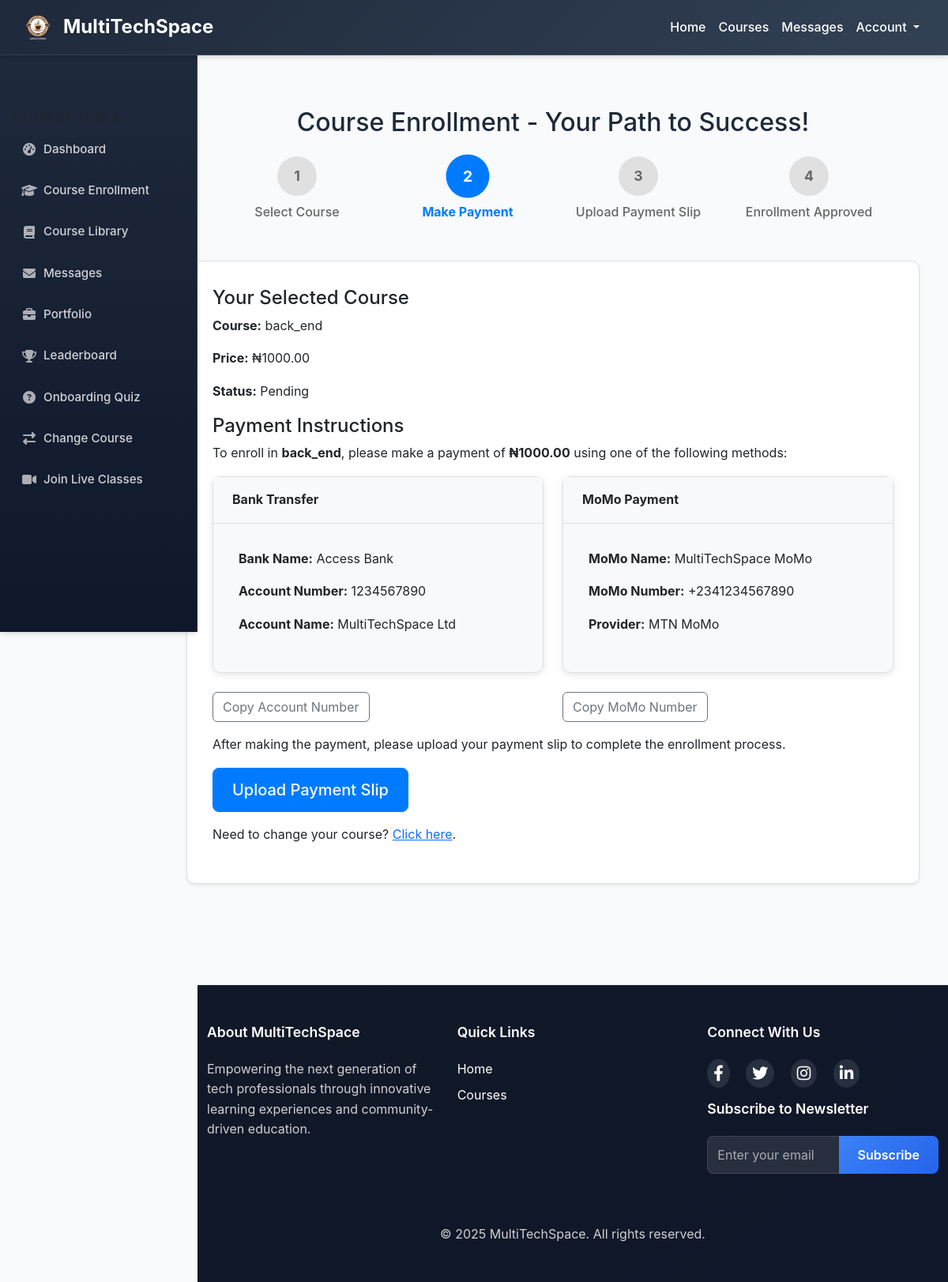
/course_enrollment/ (signed in), run on an earlier commit of the app's database.
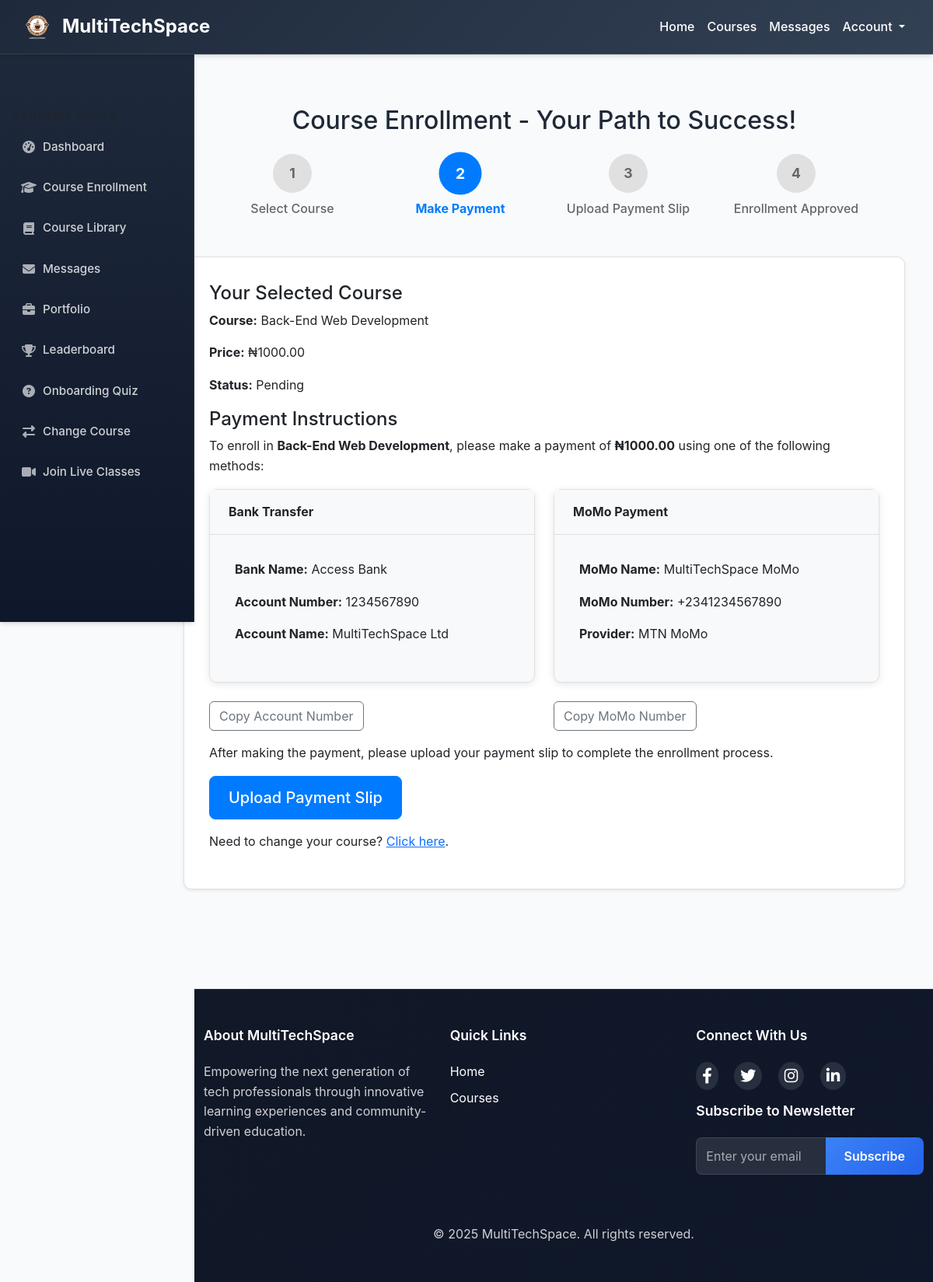
And on a later commit of the database.
### core/models.py (models this page shows, shortened)
class CourseEnrollment(models.Model):
    STATUS_CHOICES = (
        ('pending', 'Pending'),
        ('approved', 'Approved'),
        ('rejected', 'Rejected'),
    )
    user = models.ForeignKey(User, on_delete=models.CASCADE)
    course = models.ForeignKey(Course, on_delete=models.CASCADE)
    status = models.CharField(max_length=20, choices=STATUS_CHOICES, default='pending')
    enrolled_at = models.DateTimeField(auto_now_add=True)

class Course(models.Model):
    LEVEL_CHOICES = (
        ('Beginner', 'Beginner'),
        ('Intermediate', 'Intermediate'),
        ('Advanced', 'Advanced'),
    )
    title = models.CharField(max_length=200)
    description = models.TextField()
    duration = models.IntegerField()
    level = models.CharField(max_length=20, choices=LEVEL_CHOICES)
    facilitator = models.ForeignKey(User, on_delete=models.SET_NULL, null=True, blank=True)
    price = models.DecimalField(max_digits=10, decimal_places=2, default=0.00)

### core/views.py (the view)
# urls.py: path('course_enrollment/', views.course_enrollment, name='course_enrollment'),
@login_required
def course_enrollment(request):
    if request.user.profile.user_type != 'student':
        messages.error(request, 'Only students can access course enrollment.')
        return redirect('student_dashboard')
    enrollment = CourseEnrollment.objects.filter(user=request.user).first()
    payment_slip = PaymentSlip.objects.filter(user=request.user, course=enrollment.course).first() if enrollment else None
    payment_detail = PaymentDetail.objects.first() or PaymentDetail.objects.create()  # Get or create payment details
    payment_details = {
        'bank': {
            'name': payment_detail.bank_name,
            'account_number': payment_detail.bank_account_number,
            'account_name': payment_detail.bank_account_name,
        },
        'momo': {
            'name': payment_detail.momo_name,
            'number': payment_detail.momo_number,
            'provider': payment_detail.momo_provider,
        }
    }
    if enrollment and enrollment.status == 'approved':
        messages.info(request, 'You are already enrolled in a course.')
        return redirect('student_dashboard')
    if request.method == 'POST':
        if not enrollment:
            messages.error(request, 'No course selected. Please register with a course or change your course.')
            return redirect('change_course')
        return redirect('upload_payment_slip', course_id=enrollment.course.id)
    return render(request, 'core/course_enrollment.html', {
        'enrollment': enrollment,
        'payment_slip': payment_slip,
        'payment_details': payment_details,
        'logo_base64': settings.LOGO_BASE64
    })

### templates/core/course_enrollment.html (shortened to what the changed rows need)
{% extends 'core/base.html' %}
{% load static %}
{% block extra_css %}
<link rel="stylesheet" href="{% static 'css/course_enrollment.css' %}">
{% endblock %}
{% block content %}
<div class="container my-5">
    <h2 class="text-center mb-4">Course Enrollment - Your Path to Success!</h2>
    <div class="card shadow-sm">
        <div class="card-body">
            {% if enrollment %}
                <h4>Your Selected Course</h4>
                <p><strong>Course:</strong> {{ enrollment.course.title }}</p>
                <p><strong>Price:</strong> ₦{{ enrollment.course.price|floatformat:2 }}</p>
                <p><strong>Status:</strong> {{ enrollment.status|title }}</p>
                {% if enrollment.status == 'pending' %}
                    {% if payment_slip %}
                        <div class="alert alert-info">
                            <p>Your payment slip is <strong>{{ payment_slip.status|title }}</strong>.</p>
                            <p>Please wait for admin approval. You'll be notified once your enrollment is approved.</p>
                        </div>
                    {% else %}
                        <h4>Payment Instructions</h4>
                        <p>To enroll in <strong>{{ enrollment.course.title }}</strong>, please make a payment of <strong>₦{{ enrollment.course.price|floatformat:2 }}</strong> using one of the following methods:</p>
                        <div class="row">
                            <div class="col-md-6">
                                <div class="card bg-light mb-3">
                                    <div class="card-header">Bank Transfer</div>
                                    <div class="card-body">
                                        <p><strong>Bank Name:</strong> {{ payment_details.bank.name }}</p>
                                        <p><strong>Account Number:</strong> {{ payment_details.bank.account_number }}</p>
                                        <p><strong>Account Name:</strong> {{ payment_details.bank.account_name }}</p>
                                    </div>
                                </div>
                                <button class="btn btn-outline-secondary copy-btn" data-text="{{ payment_details.bank.account_number }}">Copy Account Number</button>
                            </div>
                            <div class="col-md-6">
                                <div class="card bg-light mb-3">
                                    <div class="card-header">MoMo Payment</div>
                                    <div class="card-body">
                                        <p><strong>MoMo Name:</strong> {{ payment_details.momo.name }}</p>
                                        <p><strong>MoMo Number:</strong> {{ payment_details.momo.number }}</p>
                                        <p><strong>Provider:</strong> {{ payment_details.momo.provider }}</p>
                                    </div>
                                </div>
                                <button class="btn btn-outline-secondary copy-btn" data-text="{{ payment_details.momo.number }}">Copy MoMo Number</button>
                            </div>
                        </div>
                        <p class="mt-3">After making the payment, please upload your payment slip to complete the enrollment process.</p>
                        <a href="{% url 'upload_payment_slip' enrollment.course.id %}" class="btn btn-primary btn-lg">Upload Payment Slip</a>
                    {% endif %}
                {% endif %}
            {% else %}
                <div class="alert alert-warning">
                    <p>You haven't selected a course yet. Please choose a course to start your learning journey!</p>
                    <a href="{% url 'change_course' %}" class="btn btn-primary">Select Course</a>
                </div>
            {% endif %}
            <p class="mt-3">Need to change your course? <a href="{% url 'change_course' %}">Click here</a>.</p>
        </div>
    </div>
</div>
{% endblock %}

What changed in the data, as far as the page shows it:
changed through a linked row, CourseEnrollment "Pending": course "back_end" → "Back-End Web Development"
